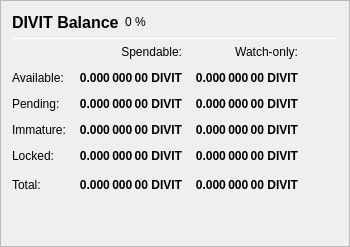
                   <widget class="QFrame" name="frame_Balances">
                    <property name="frameShape">
                     <enum>QFrame::StyledPanel</enum>
                    </property>
                    <property name="frameShadow">
                     <enum>QFrame::Raised</enum>
                    </property>
                    <layout class="QVBoxLayout" name="verticalLayout_4">
                     <item>
                      <layout class="QHBoxLayout" name="horizontalLayout_4">
                       <item>
                        <widget class="QLabel" name="label_5">
                         <property name="minimumSize">
                          <size>
                           <width>0</width>
                           <height>20</height>
                          </size>
                         </property>
                         <property name="font">
                          <font>
                           <pointsize>12</pointsize>
                           <weight>75</weight>
                           <bold>true</bold>
                          </font>
                         </property>
                         <property name="text">
                          <string>DIVIT Balance</string>
                         </property>
                        </widget>
                       </item>
                       <item>
                        <widget class="QLabel" name="labelVITPercent">
                         <property name="text">
                          <string notr="true">0 %</string>
                         </property>
                        </widget>
                       </item>
                       <item>
                        <spacer name="horizontalSpacer_3">
                         <property name="orientation">
                          <enum>Qt::Horizontal</enum>
                         </property>
                         <property name="sizeHint" stdset="0">
                          <size>
                           <width>40</width>
                           <height>20</height>
                          </size>
                         </property>
                        </spacer>
                       </item>
                      </layout>
                     </item>
                     <item>
                      <widget class="Line" name="line_Balance">
                       <property name="minimumSize">
                        <size>
                         <width>0</width>
                         <height>1</height>
                        </size>
                       </property>
                       <property name="maximumSize">
                        <size>
                         <width>16777215</width>
                         <height>1</height>
                        </size>
                       </property>
                       <property name="orientation">
                        <enum>Qt::Horizontal</enum>
                       </property>
                      </widget>
                     </item>
                     <item>
                      <layout class="QGridLayout" name="gridLayout">
                       <property name="spacing">
                        <number>12</number>
                       </property>
                       <item row="0" column="1">
                        <widget class="QLabel" name="labelSpendable">
                         <property name="text">
                          <string>Spendable:</string>
                         </property>
                         <property name="alignment">
                          <set>Qt::AlignRight|Qt::AlignTrailing|Qt::AlignVCenter</set>
                         </property>
                        </widget>
                       </item>
                       <item row="0" column="2">
                        <widget class="QLabel" name="labelWatchonly">
                         <property name="text">
                          <string>Watch-only:</string>
                         </property>
                         <property name="alignment">
                          <set>Qt::AlignRight|Qt::AlignTrailing|Qt::AlignVCenter</set>
                         </property>
                        </widget>
                       </item>
                       <item row="1" column="0">
                        <widget class="QLabel" name="labelBalanceText">
                         <property name="text">
                          <string>Available:</string>
                         </property>
                        </widget>
                       </item>
                       <item row="1" column="1">
                        <widget class="QLabel" name="labelBalance">
                         <property name="font">
                          <font>
                           <weight>75</weight>
                           <bold>true</bold>
                          </font>
                         </property>
                         <property name="cursor">
                          <cursorShape>IBeamCursor</cursorShape>
                         </property>
                         <property name="toolTip">
                          <string>Your current spendable balance</string>
                         </property>
                         <property name="text">
                          <string notr="true">0.000 000 00 DIVIT</string>
                         </property>
                         <property name="alignment">
                          <set>Qt::AlignRight|Qt::AlignTrailing|Qt::AlignVCenter</set>
                         </property>
                         <property name="textInteractionFlags">
                          <set>Qt::LinksAccessibleByMouse|Qt::TextSelectableByKeyboard|Qt::TextSelectableByMouse</set>
                         </property>
                        </widget>
                       </item>
                       <item row="1" column="2">
                        <widget class="QLabel" name="labelWatchAvailable">
                         <property name="font">
                          <font>
                           <weight>75</weight>
                           <bold>true</bold>
                          </font>
                         </property>
                         <property name="cursor">
                          <cursorShape>IBeamCursor</cursorShape>
                         </property>
                         <property name="toolTip">
                          <string>Your current balance in watch-only addresses</string>
                         </property>
                         <property name="text">
                          <string notr="true">0.000 000 00 DIVIT</string>
                         </property>
                         <property name="alignment">
                          <set>Qt::AlignRight|Qt::AlignTrailing|Qt::AlignVCenter</set>
                         </property>
                         <property name="textInteractionFlags">
                          <set>Qt::LinksAccessibleByMouse|Qt::TextSelectableByKeyboard|Qt::TextSelectableByMouse</set>
                         </property>
                        </widget>
                       </item>
                       <item row="2" column="0">
                        <widget class="QLabel" name="labelPendingText">
                         <property name="text">
                          <string>Pending:</string>
                         </property>
                        </widget>
                       </item>
                       <item row="2" column="1">
                        <widget class="QLabel" name="labelUnconfirmed">
                         <property name="font">
                          <font>
                           <weight>75</weight>
                           <bold>true</bold>
                          </font>
                         </property>
                         <property name="cursor">
                          <cursorShape>IBeamCursor</cursorShape>
                         </property>
                         <property name="toolTip">
                          <string>Total of transactions that have yet to be confirmed, and do not yet count toward the spendable balance</string>
                         </property>
                         <property name="text">
                          <string notr="true">0.000 000 00 DIVIT</string>
                         </property>
                         <property name="alignment">
                          <set>Qt::AlignRight|Qt::AlignTrailing|Qt::AlignVCenter</set>
                         </property>
                         <property name="textInteractionFlags">
                          <set>Qt::LinksAccessibleByMouse|Qt::TextSelectableByKeyboard|Qt::TextSelectableByMouse</set>
                         </property>
                        </widget>
                       </item>
                       <item row="2" column="2">
                        <widget class="QLabel" name="labelWatchPending">
                         <property name="font">
                          <font>
                           <weight>75</weight>
                           <bold>true</bold>
                          </font>
                         </property>
                         <property name="cursor">
                          <cursorShape>IBeamCursor</cursorShape>
                         </property>
                         <property name="toolTip">
                          <string>Unconfirmed transactions to watch-only addresses</string>
                         </property>
                         <property name="text">
                          <string notr="true">0.000 000 00 DIVIT</string>
                         </property>
                         <property name="alignment">
                          <set>Qt::AlignRight|Qt::AlignTrailing|Qt::AlignVCenter</set>
                         </property>
                         <property name="textInteractionFlags">
                          <set>Qt::LinksAccessibleByMouse|Qt::TextSelectableByKeyboard|Qt::TextSelectableByMouse</set>
                         </property>
                        </widget>
                       </item>
                       <item row="3" column="0">
                        <widget class="QLabel" name="labelImmatureText">
                         <property name="text">
                          <string>Immature:</string>
                         </property>
                        </widget>
                       </item>
                       <item row="3" column="1">
                        <widget class="QLabel" name="labelImmature">
                         <property name="font">
                          <font>
                           <weight>75</weight>
                           <bold>true</bold>
                          </font>
                         </property>
                         <property name="cursor">
                          <cursorShape>IBeamCursor</cursorShape>
                         </property>
                         <property name="toolTip">
                          <string>Staked or prosperitynode rewards that has not yet matured</string>
                         </property>
                         <property name="text">
                          <string notr="true">0.000 000 00 DIVIT</string>
                         </property>
                         <property name="alignment">
                          <set>Qt::AlignRight|Qt::AlignTrailing|Qt::AlignVCenter</set>
                         </property>
                         <property name="textInteractionFlags">
                          <set>Qt::LinksAccessibleByMouse|Qt::TextSelectableByKeyboard|Qt::TextSelectableByMouse</set>
                         </property>
                        </widget>
                       </item>
                       <item row="3" column="2">
                        <widget class="QLabel" name="labelWatchImmature">
                         <property name="font">
                          <font>
                           <weight>75</weight>
                           <bold>true</bold>
                          </font>
                         </property>
                         <property name="cursor">
                          <cursorShape>IBeamCursor</cursorShape>
                         </property>
                         <property name="toolTip">
                          <string>Staked or prosperitynode rewards in watch-only addresses that has not yet matured</string>
                         </property>
                         <property name="text">
                          <string notr="true">0.000 000 00 DIVIT</string>
                         </property>
                         <property name="alignment">
                          <set>Qt::AlignRight|Qt::AlignTrailing|Qt::AlignVCenter</set>
                         </property>
                         <property name="textInteractionFlags">
                          <set>Qt::LinksAccessibleByMouse|Qt::TextSelectableByKeyboard|Qt::TextSelectableByMouse</set>
                         </property>
                        </widget>
                       </item>
                       <item row="4" column="0">
                        <widget class="QLabel" name="labelLockedBalanceText">
                         <property name="toolTip">
                          <string>Locked DIVIT or Prosperitynode collaterals. These are excluded from zDIVIT minting.</string>
                         </property>
                         <property name="text">
                          <string>Locked:</string>
                         </property>
                        </widget>
                       </item>
                       <item row="4" column="1">
                        <widget class="QLabel" name="labelLockedBalance">
                         <property name="font">
                          <font>
                           <weight>75</weight>
                           <bold>true</bold>
                          </font>
                         </property>
                         <property name="cursor">
                          <cursorShape>IBeamCursor</cursorShape>
                         </property>
                         <property name="toolTip">
                          <string>Locked DIVIT or Prosperitynode collaterals. These are excluded from zDIVIT minting.</string>
                         </property>
                         <property name="text">
                          <string notr="true">0.000 000 00 DIVIT</string>
                         </property>
                         <property name="alignment">
                          <set>Qt::AlignRight|Qt::AlignTrailing|Qt::AlignVCenter</set>
                         </property>
                         <property name="textInteractionFlags">
                          <set>Qt::LinksAccessibleByMouse|Qt::TextSelectableByKeyboard|Qt::TextSelectableByMouse</set>
                         </property>
                        </widget>
                       </item>
                       <item row="4" column="2">
                        <widget class="QLabel" name="labelWatchLocked">
                         <property name="font">
                          <font>
                           <weight>75</weight>
                           <bold>true</bold>
                          </font>
                         </property>
                         <property name="cursor">
                          <cursorShape>IBeamCursor</cursorShape>
                         </property>
                         <property name="toolTip">
                          <string>Current locked balance in watch-only addresses</string>
                         </property>
                         <property name="text">
                          <string notr="true">0.000 000 00 DIVIT</string>
                         </property>
                         <property name="alignment">
                          <set>Qt::AlignRight|Qt::AlignTrailing|Qt::AlignVCenter</set>
                         </property>
                         <property name="textInteractionFlags">
                          <set>Qt::LinksAccessibleByMouse|Qt::TextSelectableByKeyboard|Qt::TextSelectableByMouse</set>
                         </property>
                        </widget>
                       </item>
                       <item row="5" column="0">
                        <widget class="QLabel" name="labelTotalText">
                         <property name="text">
                          <string>Total:</string>
                         </property>
                         <property name="toolTip">
                          <string>Your current DIVIT balance, unconfirmed and immature transactions included</string>
                         </property>
                        </widget>
                       </item>
                       <item row="5" column="1">
                        <widget class="QLabel" name="labelTotal">
                         <property name="font">
                          <font>
                           <weight>75</weight>
                           <bold>true</bold>
                          </font>
                         </property>
                         <property name="cursor">
                          <cursorShape>IBeamCursor</cursorShape>
                         </property>
                         <property name="toolTip">
                          <string>Your current DIVIT balance, unconfirmed and immature transactions included</string>
                         </property>
                         <property name="text">
                          <string notr="true">0.000 000 00 DIVIT</string>
                         </property>
                         <property name="alignment">
                          <set>Qt::AlignRight|Qt::AlignTrailing|Qt::AlignVCenter</set>
                         </property>
                         <property name="textInteractionFlags">
                          <set>Qt::LinksAccessibleByMouse|Qt::TextSelectableByKeyboard|Qt::TextSelectableByMouse</set>
                         </property>
                        </widget>
                       </item>
                       <item row="5" column="2">
                        <widget class="QLabel" name="labelWatchTotal">
                         <property name="font">
                          <font>
                           <weight>75</weight>
                           <bold>true</bold>
                          </font>
                         </property>
                         <property name="cursor">
                          <cursorShape>IBeamCursor</cursorShape>
                         </property>
                         <property name="toolTip">
                          <string>Current total balance in watch-only addresses</string>
                         </property>
                         <property name="text">
                          <string notr="true">0.000 000 00 DIVIT</string>
                         </property>
                         <property name="alignment">
                          <set>Qt::AlignRight|Qt::AlignTrailing|Qt::AlignVCenter</set>
                         </property>
                         <property name="textInteractionFlags">
                          <set>Qt::LinksAccessibleByMouse|Qt::TextSelectableByKeyboard|Qt::TextSelectableByMouse</set>
                         </property>
                        </widget>
                       </item>
                       <item row="5" column="3">
                        <spacer name="horizontalSpacer_9">
                         <property name="orientation">
                          <enum>Qt::Horizontal</enum>
                         </property>
                         <property name="sizeHint" stdset="0">
                          <size>
                           <width>40</width>
                           <height>20</height>
                          </size>
                         </property>
                        </spacer>
                       </item>
                      </layout>
                     </item>
                     <item>
                      <spacer name="verticalSpacer_3">
                       <property name="orientation">
                        <enum>Qt::Vertical</enum>
                       </property>
                       <property name="sizeHint" stdset="0">
                        <size>
                         <width>20</width>
                         <height>40</height>
                        </size>
                       </property>
                      </spacer>
                     </item>
                    </layout>
                   </widget>
